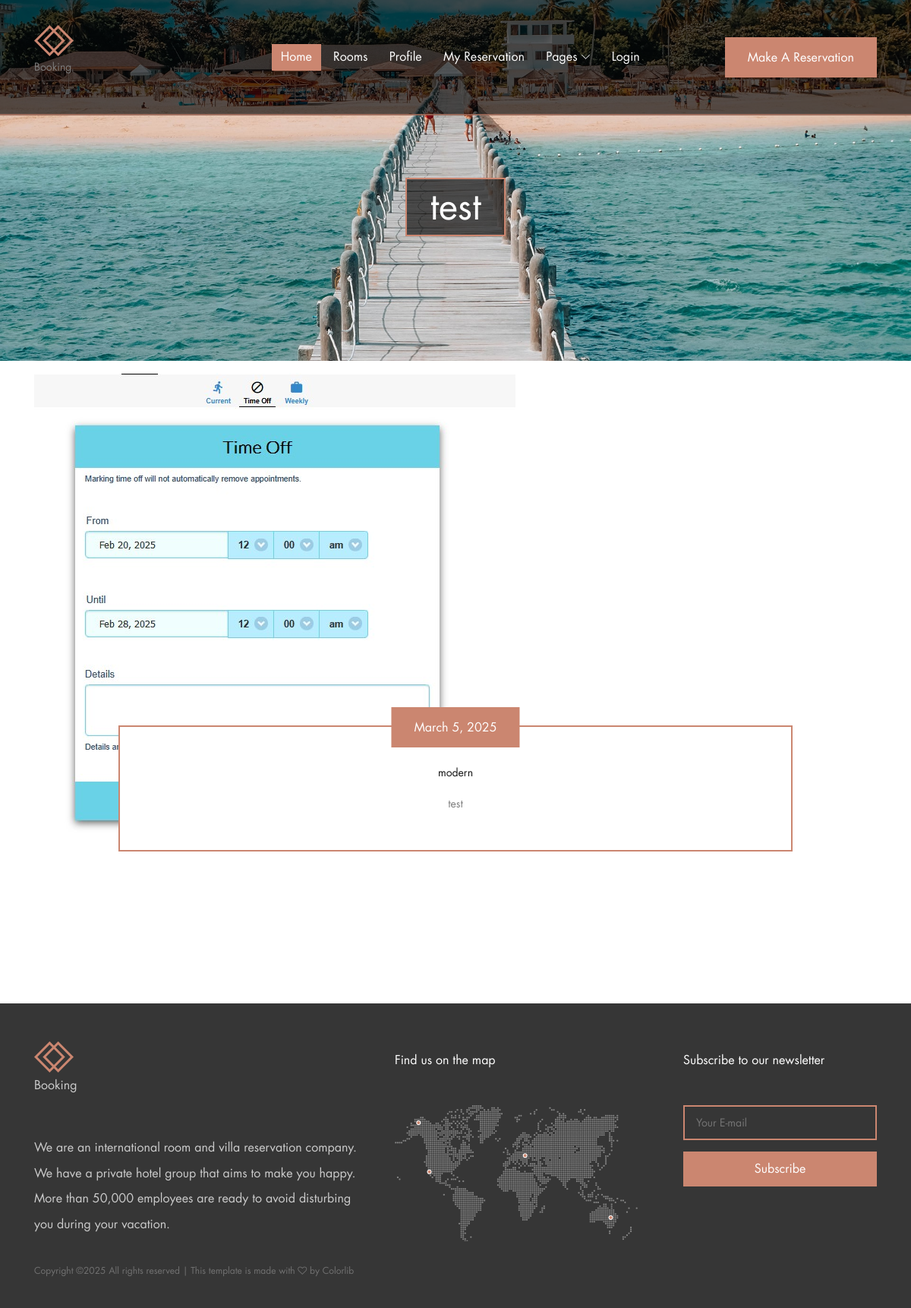
Page /blog/test on the committed database.
### settings/models.py (models this page shows, shortened)
class Settings(models.Model):
    site_name = models.CharField(max_length=50)
    logo = models.ImageField(upload_to="home_page/")
    email = models.EmailField(max_length=254)
    image = models.ForeignKey(
        "Image",
        related_name="home_page_image",
        on_delete=models.CASCADE,
        null=True,
        blank=True,
    )
    phone_number = models.CharField(max_length=20)
    description = models.TextField(max_length=200)
    address = models.CharField(max_length=500, default="Egypt")
    fb_link = models.URLField(max_length=200)
    tw_link = models.URLField(max_length=200)
    in_link = models.URLField(max_length=200)
    address_2 = models.CharField(max_length=300, default="Egypt")

### blog/models.py (models this page shows, shortened)
class Post(models.Model):
    author = models.ForeignKey(
        User, related_name="post_author", on_delete=models.CASCADE
    )
    title = models.CharField(max_length=150, unique=True)
    image = models.ImageField(upload_to="post/")
    tag = TaggableManager()
    created_at = models.DateTimeField(default=timezone.now)
    residency_programme = models.TextField(max_length=10000)
    category = models.ForeignKey(
        "Category", related_name="post_category", on_delete=models.CASCADE
    )
    slug = models.SlugField(null=True, blank=True)

class Category(models.Model):
    name = models.CharField(max_length=100)
    def __str__(self):
        return self.name

### blog/views.py (the view)
# urls.py: path("<slug:slug>", views.post_detail, name="post_detail"),
def post_detail(request, slug):
    post = get_object_or_404(Post, slug=slug)
    return render(request, "blog/post_detail.html", {"post": post})

### blog/templates/blog/post_detail.html (shortened to what this page needs)
{% extends 'base.html' %}
{% load bootstrap4 %}
{% load static %}
{% block body %}
<body>
    <section class="breadcumb-area bg-img d-flex align-items-center justify-content-center" style="background-image: url({% static 'img/bg-img/bg-7.jpg' %});">
        <div class="bradcumbContent">
            <h2>{{post.title}}</h2>
        </div>
    </section>
    <div class="book-now-area">
        <div class="container">
            <div class="row justify-content-center">
                <div class="col-12 col-lg-10">
                </div>
            </div>
        </div>
    </div>
    <div class="blog-area section-padding-0-100">
        <div class="container">
            <div class="row">
                <div class="col-12">
                    <div class="palatin-blog-posts">
                        <div class="single-blog-post mb-100 wow fadeInUp" data-wow-delay="100ms">
                            <div class="blog-post-thumb">
                                <img src="{{post.image.url}}" alt="">
                            </div>
                            <div class="post-content">
                                <a href="#" class="post-date btn palatin-btn">{{post.created_at.date}}</a>
                                <div class=" d-flex justify-content-center">
                                    <a href="#" class="post-catagory">{{post.category}}</a>
                                </div>
                                <p>{{post.residency_programme|safe}}</p>
                            </div>
                        </div>
                    </div>
                </div>
            </div>
        </div>
    </div>
</body>
{% endblock body %}

### templates/base.html (shortened to what this page needs)
{% load static %}
<!DOCTYPE html>
<html lang="en">
<head>
    <link rel="stylesheet" href="{% static 'style.css' %}">
</head>
<body>
    <header class="header-area">
        <div class="palatin-main-menu">
            <div class="classy-nav-container breakpoint-off">
                <div class="container">
                    <nav class="classy-navbar justify-content-between" id="palatinNav">
                        <a href="{%url 'settings:home' %}" class="nav-brand"><img src="{{my_footer.logo.url}}" alt="My image"><p>Booking</p></a>
                        <div class="classy-menu">
                            <div class="classynav">
                                <ul>
                                    <li class="active"><a href="{%url 'settings:home' %}">Home</a></li>
                                    <li><a href="{%url 'unit:unit_list' %}">Rooms</a></li>
                                    <li><a href="{%url 'accounts:profile'%}">Profile</a></li>
                                    <li><a href="{%url 'accounts:my_reservation'%}">My Reservation</a></li>
                                    <li><a href="#">Pages</a>
                                    </li>
                                {% if request.user.is_authenticated %}
                                {% else %}
                                    <li><a href="{%url 'login'%}">Login</a></li>
                                {% endif %}
                                </ul>
                                <div class="menu-btn">
                                    <a href="{%url 'unit:unit_list' %}" class="btn palatin-btn">Make a Reservation</a>
                                </div>
                            </div>
                        </div>
                    </nav>
                </div>
            </div>
        </div>
    </header>
    {% block body %}
    {% endblock body %}
    <footer class="footer-area">
        <div class="container">
            <div class="row">
                <div class="col-12 col-lg-5">
                    <div class="footer-widget-area mt-50">
                        <a href="{%url 'settings:home' %}" class="d-block mb-5"><img src="{{my_footer.logo.url}}" alt=""><p>Booking</p></a>
                        <p>We are an international room and villa reservation company. We have a private hotel group that aims to make you happy.
                            More than 50,000 employees are ready to avoid disturbing you during your vacation. </p>
                    </div>
                </div>
                <div class="col-12 col-md-6 col-lg-4">
                    <div class="footer-widget-area mt-50">
                        <h6 class="widget-title mb-5">Find us on the map</h6>
                        <img src="{%static 'img/bg-img/footer-map.png' %}" alt="">
                    </div>
                </div>
                <div class="col-12 col-md-6 col-lg-3">
                    <div class="footer-widget-area mt-50">
                        <h6 class="widget-title mb-5">Subscribe to our newsletter</h6>
                        <form action="#" method="post" class="subscribe-form">
                            <input type="email" name="subscribe-email" id="subscribeemail" placeholder="Your E-mail">
                            <button type="submit">Subscribe</button>
                        </form>
                    </div>
                </div>
                <div class="col-12">
                    <div class="copywrite-text mt-30">
                        <p><a href="#">
Copyright &copy;<script>document.write(new Date().getFullYear());</script> All rights reserved | This template is made with <i class="fa fa-heart-o" aria-hidden="true"></i> by <a href="https://colorlib.com" target="_blank">Colorlib</a>
</p>
                    </div>
                </div>
            </div>
        </div>
    </footer>
</body>
</html>

### static/style.css (style rules this page uses)
* { margin: 0; padding: 0; }
body { font-family: "FuturaLT-Book"; font-size: 14px; }
h1, h2, h3, h4, h5, h6 { color: #363636; line-height: 1.3; font-weight: 400; }
p { color: #7d7d7d; font-size: 14px; line-height: 2.1; font-weight: 400; }
a, a:hover, a:focus { -webkit-transition-duration: 500ms; transition-duration: 500ms; text-decoration: none; outline: 0 solid transparent; color: #141414; font-weight: 400; font-size: 14px; }
ul, ol { margin: 0; }
ul li, ol li { list-style: none; }
img { height: auto; max-width: 100%; }
.mt-30 { margin-top: 30px !important; }
.mt-50 { margin-top: 50px !important; }
.mb-100 { margin-bottom: 100px !important; }
.section-padding-0-100 { padding-top: 0; padding-bottom: 100px; }
.bg-img { background-position: center center; background-size: cover; background-repeat: no-repeat; }
.palatin-btn { background-color: #cb8670; -webkit-transition-duration: 500ms; transition-duration: 500ms; position: relative; z-index: 1; display: inline-block; min-width: 123px; height: 53px; color: #ffffff; border: none; border-radius: 0; padding: 0 30px; font-size: 16px; line-height: 53px; text-transform: capitalize; }
.header-area { position: absolute; z-index: 100; width: 100%; top: 0; left: 0; z-index: 1000; }
.header-area .palatin-main-menu { position: relative; width: 100%; background-color: rgba(0, 0, 0, 0.63); border-bottom: 2px solid rgba(203, 134, 112, 0.63); }
.header-area .palatin-main-menu .classy-nav-container { background-color: transparent; }
.header-area .palatin-main-menu .classy-navbar { -webkit-transition-duration: 300ms; transition-duration: 300ms; background-color: transparent; height: 150px; padding: 0; }
.header-area .palatin-main-menu .classy-navbar .classynav ul li a { text-transform: capitalize; color: #ffffff; font-size: 16px; background-color: transparent; }
.header-area .palatin-main-menu .classy-navbar .classynav ul li.active a { color: #ffffff; background-color: #cb8670; }
.header-area .palatin-main-menu .classy-navbar .classynav ul li.megamenu-item > a::after, .header-area .palatin-main-menu .classy-navbar .classynav ul li.has-down > a::after { color: #ffffff; }
.header-area .palatin-main-menu .classy-navbar .menu-btn { margin-left: 100px; }
.header-area .palatin-main-menu .classy-navbar .menu-btn a { color: #ffffff; font-size: 16px; }
.book-now-area { position: relative; z-index: 100; margin-bottom: 15px; }
.footer-area { position: relative; z-index: 1; background-color: #363636; padding-bottom: 40px; }
.footer-area .footer-widget-area p { color: #cccccc; font-size: 16px; margin-bottom: 0; }
.footer-area .footer-widget-area .widget-title { padding-top: 15px; color: #ffffff; font-weight: 400; }
.footer-area .footer-widget-area .subscribe-form { position: relative; z-index: 1; }
.footer-area .footer-widget-area .subscribe-form input { width: 100%; height: 46px; background-color: transparent; border: 2px solid #cb8670; padding: 0 15px; color: #ffffff; }
.footer-area .footer-widget-area .subscribe-form button { -webkit-transition-duration: 500ms; transition-duration: 500ms; width: 100%; height: 46px; border: none; font-size: 16px; margin-top: 15px; color: #ffffff; cursor: pointer; background-color: #cb8670; }
.footer-area .copywrite-text { position: relative; z-index: 1; }
.footer-area .copywrite-text p { margin-bottom: 0; line-height: 1.5; font-size: 12px; color: rgba(204, 204, 204, 0.4); }
.footer-area .copywrite-text p a { font-size: 12px; color: rgba(204, 204, 204, 0.4); }
.breadcumb-area { position: relative; z-index: 10; width: 100%; height: 475px; }
.breadcumb-area .bradcumbContent { margin-top: 70px; }
.breadcumb-area .bradcumbContent h2 { font-size: 48px; color: #ffffff; margin-bottom: 0; padding: 5px 30px; border: 2px solid #cb8670; background-color: rgba(0, 0, 0, 0.63); }
.single-blog-post { position: relative; z-index: 10; }
.single-blog-post .blog-post-thumb { position: relative; z-index: 1; }
.single-blog-post .post-content { position: relative; z-index: 1; width: 80%; border: 2px solid #cb8670; padding: 50px 40px 30px; left: 10%; text-align: center; margin-top: -145px; background-color: #ffffff; }
.single-blog-post .post-content .post-date { position: absolute; left: 50%; top: -26.5px; -webkit-transform: translateX(-50%); transform: translateX(-50%); }

### rows in the picture
Settings: logo (picture)
Post: title "test", image (picture), created_at "March 5, 2025", category "modern", residency_programme "test"
